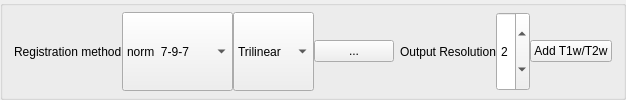
         <widget class="QGroupBox" name="ResolutionBox">
          <property name="title">
           <string/>
          </property>
          <layout class="QHBoxLayout" name="horizontalLayout_7">
           <property name="topMargin">
            <number>6</number>
           </property>
           <property name="bottomMargin">
            <number>6</number>
           </property>
           <item>
            <layout class="QHBoxLayout" name="horizontalLayout_10">
             <property name="spacing">
              <number>0</number>
             </property>
             <item>
              <widget class="QLabel" name="label_15">
               <property name="text">
                <string>Registration method</string>
               </property>
              </widget>
             </item>
             <item>
              <widget class="QComboBox" name="reg_method">
               <property name="sizePolicy">
                <sizepolicy hsizetype="Preferred" vsizetype="Preferred">
                 <horstretch>0</horstretch>
                 <verstretch>0</verstretch>
                </sizepolicy>
               </property>
               <item>
                <property name="text">
                 <string>norm  7-9-7</string>
                </property>
               </item>
               <item>
                <property name="text">
                 <string>norm 14-18-14</string>
                </property>
               </item>
               <item>
                <property name="text">
                 <string>norm 21-27-21</string>
                </property>
               </item>
              </widget>
             </item>
             <item>
              <widget class="QComboBox" name="interpo_method">
               <property name="sizePolicy">
                <sizepolicy hsizetype="Preferred" vsizetype="Preferred">
                 <horstretch>0</horstretch>
                 <verstretch>0</verstretch>
                </sizepolicy>
               </property>
               <property name="currentIndex">
                <number>0</number>
               </property>
               <item>
                <property name="text">
                 <string>Trilinear</string>
                </property>
               </item>
               <item>
                <property name="text">
                 <string>Gaussian</string>
                </property>
               </item>
               <item>
                <property name="text">
                 <string>Tricubic</string>
                </property>
               </item>
              </widget>
             </item>
             <item>
              <widget class="QPushButton" name="manual_reg">
               <property name="sizePolicy">
                <sizepolicy hsizetype="Minimum" vsizetype="Fixed">
                 <horstretch>0</horstretch>
                 <verstretch>0</verstretch>
                </sizepolicy>
               </property>
               <property name="minimumSize">
                <size>
                 <width>0</width>
                 <height>0</height>
                </size>
               </property>
               <property name="maximumSize">
                <size>
                 <width>16777215</width>
                 <height>16777215</height>
                </size>
               </property>
               <property name="text">
                <string>...</string>
               </property>
              </widget>
             </item>
            </layout>
           </item>
           <item>
            <layout class="QHBoxLayout" name="horizontalLayout_8">
             <property name="spacing">
              <number>0</number>
             </property>
             <item>
              <widget class="QLabel" name="label_8">
               <property name="text">
                <string>Output Resolution</string>
               </property>
              </widget>
             </item>
             <item>
              <widget class="QSpinBox" name="mni_resolution">
               <property name="sizePolicy">
                <sizepolicy hsizetype="Preferred" vsizetype="Preferred">
                 <horstretch>0</horstretch>
                 <verstretch>0</verstretch>
                </sizepolicy>
               </property>
               <property name="maximumSize">
                <size>
                 <width>75</width>
                 <height>16777215</height>
                </size>
               </property>
               <property name="minimum">
                <number>1</number>
               </property>
               <property name="maximum">
                <number>3</number>
               </property>
               <property name="value">
                <number>2</number>
               </property>
              </widget>
             </item>
             <item>
              <widget class="QPushButton" name="add_t1t2">
               <property name="sizePolicy">
                <sizepolicy hsizetype="Minimum" vsizetype="Fixed">
                 <horstretch>0</horstretch>
                 <verstretch>0</verstretch>
                </sizepolicy>
               </property>
               <property name="text">
                <string>Add T1w/T2w</string>
               </property>
              </widget>
             </item>
            </layout>
           </item>
          </layout>
         </widget>
